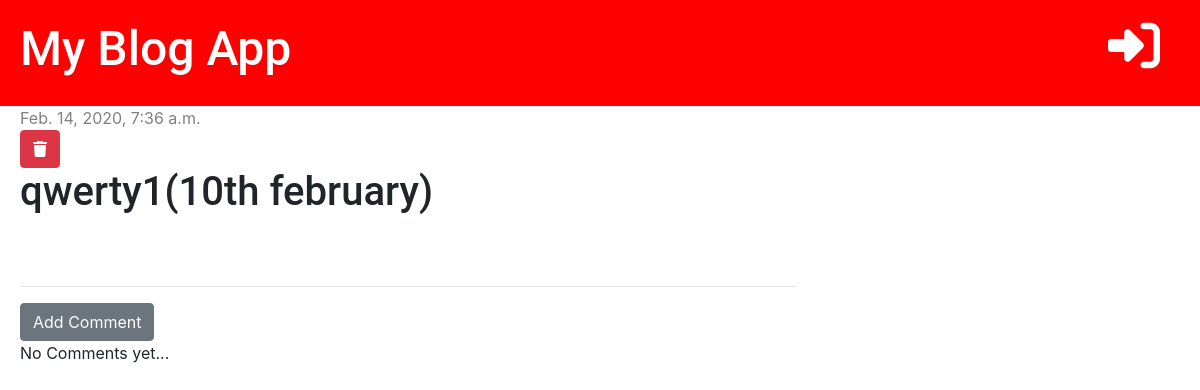
The app's page /post/2, older data.
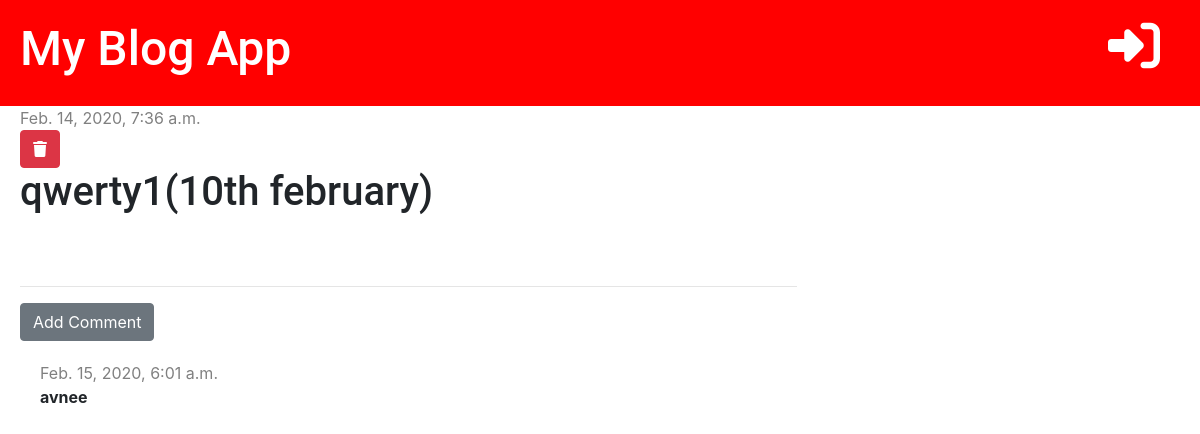
The same page, newer data.
### my_site/models.py (models this page shows, shortened)
class Post(models.Model):
    author= models.ForeignKey('auth.User', on_delete=models.CASCADE)
    title=models.CharField(max_length=200)
    text=models.TextField()
    created_date=models.DateTimeField(default=timezone.now)
    published_date= models.DateTimeField(blank=True, null=True)

class Comment(models.Model):
    post = models.ForeignKey('my_site.Post',on_delete=models.CASCADE,related_name='comments')
    author = models.CharField(max_length=200)
    text= models.TextField()
    created_date = models.DateTimeField(default=timezone.now)
    approved = models.BooleanField(default=False)

### my_site/views.py (the view)
# urls.py: path('post/<int:pk>',views.post_detail,name='post_detail'),
def post_detail(request,pk):
    post=get_object_or_404(Post, pk=pk)
    stuff_for_frontend = {'post': post}
    return render(request,'my_site/post_detail.html',stuff_for_frontend)

### my_site/templatetags/markdownify.py (called while the page is built)
@register.filter
def markdown(value):
    renderer = HighlightRenderer()
    markdown = mistune.Markdown(renderer=renderer)
    return markdown(value)

### templates/my_site/post_detail.html (shortened to what this page needs)
{% extends 'base.html' %}
{% load markdownify %}
{% block content %}
    <div class="post">
        {% if post.published_date %}
            <div class="date">
                {{ post.published_date }}
            </div>
        {% else %}
            <a href="{% url 'post_publish' pk=post.pk %}" class="btn btn-primary">Publish</a>
        {% endif %}
        <a href="{% url 'post_delete' pk=post.pk %}" class="btn btn-danger"
           onclick="return confirm('Are u sure u want to delete this post')">
            <i class="fas fa-trash"></i>
        </a>
        <h1>{{ post.title }}</h1>
    </div>
    <hr>
    <a href="{% url 'add_comment' pk=post.pk %}" class="btn btn-secondary">Add Comment</a>
    {% for comment in post.comments.all %}
        {% if user.is_authenticated or comment.approved %}
            <div class="comment">
                <div class="date">
                    {{ comment.created_date }}
                </div>
                <strong>{{ comment.author }}</strong>
            </div>
        {% endif %}
    {% empty %}
        <p>No Comments yet...</p>
    {% endfor %}
{% endblock %}

### templates/base.html (shortened to what this page needs)
<!DOCTYPE html>
{% load static %}
<html lang="en">
<head>
    <link rel="stylesheet" href="{% static 'css/blog.css' %}">
    <link rel="stylesheet" href="https://stackpath.bootstrapcdn.com/bootstrap/4.4.1/css/bootstrap.min.css">
    <link rel="stylesheet" href="{% static 'css/zenburn.css' %}"></link>
</head>
<body>
<div class="page-header">
    {% if user.is_authenticated %}
        <div class="top-menu">
            <a>Hello, {{ user.username }}<small><a href="{% url 'logout' %}"> (Log out)</a></small></a>
            <a href="{% url 'post_new' %}">New Blog<i class="fas fa-plus-circle"></i></a>
            <a href="{% url 'post_draft' %}">draft list<i class="fab fa-firstdraft"></i></a>
        </div>
    {% else %}
        <a href="{% url 'login' %}" class="top-menu"><i class="fas fa-sign-in-alt fa-2x"></i></a>
    {% endif %}
    <h1><a href="{% url "post_list" %}" class="">My Blog App</a></h1>
</div>
<div class="content-container">
    <div class="row">
        <div class="col-md-8">
            {% block content %}
            {% endblock %}
        </div>
    </div>
</div>
</body>
</html>

### static/css/blog.css (style rules this page uses)
.page-header { background-color: #ff0000; margin-top: 0; padding: 20px 20px 20px 20px; }
.page-header h1, .page-header h1 a { color: #ffffff; font-size: 36pt; text-decoration: none; }
.content-container { margin-left: 20px; }
h1,h2,h3 { font-family: 'Roboto', 'inherit', 'Droid Sans', serif; font-size: 48px; }
.date { color: gray; }
.post { margin-bottom: 70px; }
.top-menu { color: white; float: right; font-size: 26px; margin-right: 20px; }
.comment { margin: 20px 0px 20px 20px; }

Row changes from the older to the newer data that the page shows:
added Comment: created_date "Feb. 15, 2020, 6:01 a.m.", author "avnee"
Text that changed along with them:
text no longer shown: "No Comments yet..."
